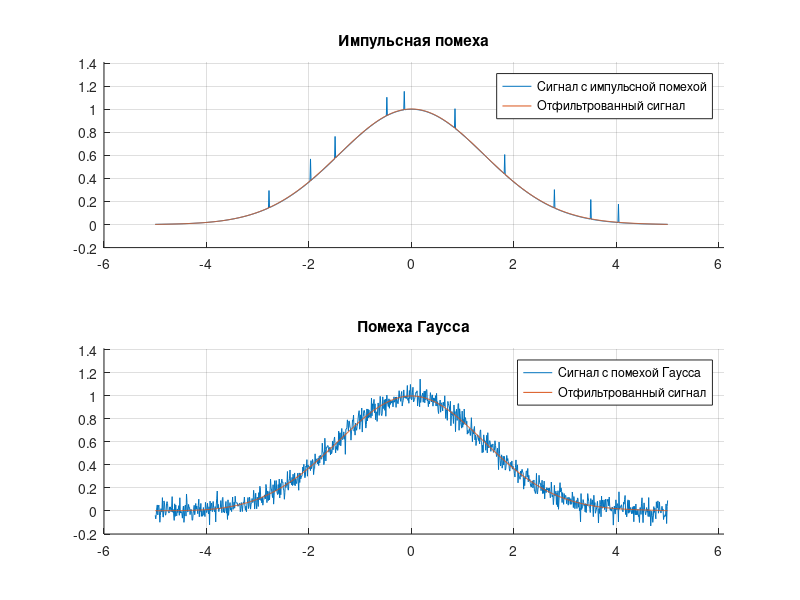
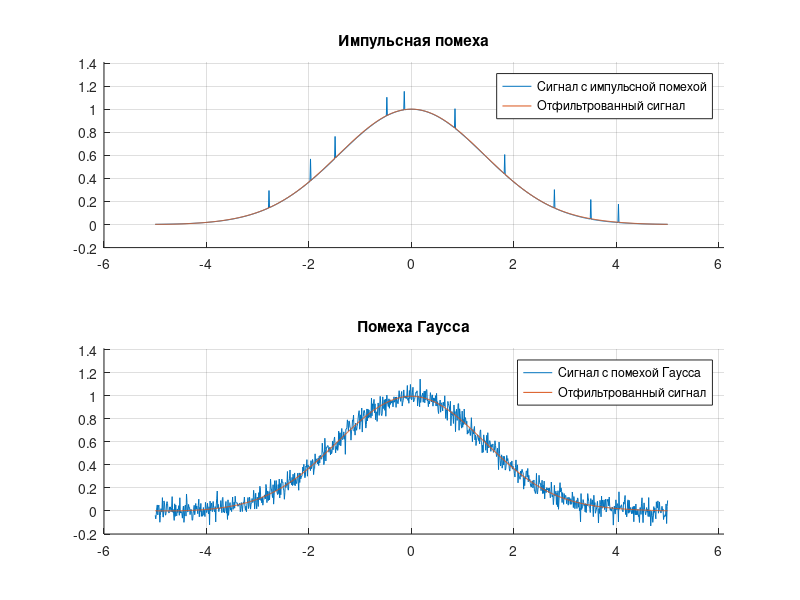

Reproduce these figures in MATLAB, in order.
function lab06()
  step = 0.01;
  half_range = 5;
  x = -half_range:step:half_range;

  sigma = 2;
  amplitude = 1;
  u0 = gauss(x, sigma, amplitude);

  xi_imp = impulse_noise(length(x), 10, amplitude);
  u_imp = u0 + xi_imp;

  xi_gauss = gauss_noise(length(x));
  u_gauss = u0 + xi_gauss;

  % Фильтр Винера
  wiener_imp = wiener_filter(u_imp, xi_imp);
  wiener_gauss = wiener_filter(u_gauss, xi_gauss);

  u_wiener_imp = filtering(u_imp, wiener_imp);
  u_wiener_gauss = filtering(u_gauss, wiener_gauss);

  figure("name", "Фильтр Винера");

  graph(2, 1, 1, x, [u_imp; u_wiener_imp],
        ["Сигнал с импульсной помехой";
         "Отфильтрованный сигнал";],
        "Импульсная помеха");

  graph(2, 1, 2, x, [u_gauss; u_wiener_gauss],
        ["Сигнал с помехой Гаусса";
         "Отфильтрованный сигнал";],
        "Помеха Гаусса");

  % Режекторный фильтр
  rejection_imp = rejection_filter(u_imp, xi_imp);
  rejection_gauss = rejection_filter(u_gauss, xi_gauss);

  u_rejection_imp = filtering(u_imp, rejection_imp);
  u_rejection_gauss = filtering(u_gauss, rejection_gauss);

  figure("name", "Режекторный фильтр");

  graph(2, 1, 1, x, [u_imp; u_rejection_imp],
        ["Сигнал с импульсной помехой";
         "Отфильтрованный сигнал";],
        "Импульсная помеха");

  graph(2, 1, 2, x, [u_gauss; u_rejection_gauss],
        ["Сигнал с помехой Гаусса";
         "Отфильтрованный сигнал";],
        "Помеха Гаусса");
end

function y = wiener_filter(u, xi)
  y = 1 - (fft(xi)./fft(u)).^2;
end

function y = rejection_filter(u, xi)
  u = fft(u);
  xi = fft(xi);
  y = zeros(size(u));
  for i = 1:length(u)
    if abs(u(i)) - abs(xi(i)) > 1
      y(i) = 1;
    else
      y(i) = 0;
    endif
  endfor
end

function y = filtering(signal, filter)
  y = ifft(fft(signal).*filter);
end

function noise = impulse_noise(points_num, impulses_num, sig_amplitude)
  begin = randi([fix(points_num / 6), fix(points_num / 3)], 1, 1);
  steps = randi([30, 100], impulses_num - 1, 1);
  positions = zeros(1, impulses_num);
  positions(1) = mod(begin, points_num) + 1;
  for i = 2:length(positions)
    positions(i) = mod(positions(i - 1) + steps(i - 1), points_num) + 1;
  endfor

  noise = zeros(1, points_num);
  amplitudes = sig_amplitude * randi([15, 20], impulses_num, 1) / 100;

  for i = 1:impulses_num;
    noise(positions(i)) = amplitudes(i);
  endfor
end

function noise = gauss_noise(points_num)
  mu = 0;
  sigma = 0.05;
  noise = normrnd(mu,sigma,[1 points_num]);
end

function u = gauss(x, sigma, A)
  u = A * exp(- (x / sigma).^2);
end

function graph(rows, columns, num, x, us, lbls, title_string)
  subplot(rows, columns, num);
  title(title_string);
  hold on;
  grid on;
  for signal = us'
    plot(x, signal);
    axis([-6,6.1,-0.2,1.41], "ticy");
    set(gca,'YTick',[-0.2:0.2:1.6]);
    set(gca,'XTick',[-6:2:6]);
  endfor
  legend(lbls);
end
